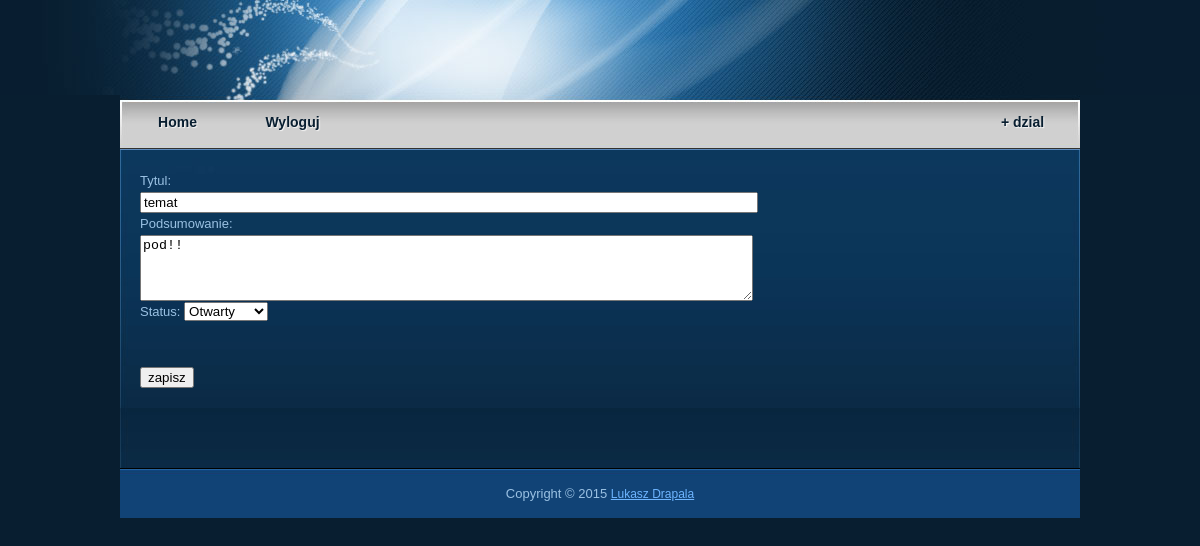
The page /section/1/topic/5/edit (signed in) on the database its author committed.
### tables this page shows
CREATE TABLE IF NOT EXISTS `topics` (
  `id` int(11) NOT NULL AUTO_INCREMENT,
  `section_id` int(11) NOT NULL,
  `last_post_id` int(11) DEFAULT NULL,
  `user_id` int(11) NOT NULL,
  `name` varchar(255) NOT NULL,
  `description` tinytext,
  `amount_posts` smallint(6) DEFAULT NULL,
  `is_closed` tinyint(4) NOT NULL DEFAULT '0',
  `created_on` timestamp NOT NULL DEFAULT CURRENT_TIMESTAMP,
  PRIMARY KEY (`id`),
  KEY `fk_topics_sections_idx` (`section_id`),
  KEY `fk_topics_posts1_idx` (`last_post_id`),
  KEY `fk_topics_users1_idx` (`user_id`)
);

### library/Soft/ViewModel.php (called while the page is built, shortened)
<?php
class ViewModel
{
    private $view;
    private $path;
    private $layout;
    public function __construct($view, $path = 'module')
    {
        $this->view = $view;
        $this->path = $path;
    }
    public function setLayout($file, $path = 'module')
    {
        $this->layout = $this->generatePath($file, $path);
        return $this;
    }
    public function render()
    {
        $viewPath = $this->generatePath($this->view, $this->path);
        if ($this->layout) {
            $template = $this->layout;
        } else {
            $template = $viewPath;
        }
        include $template;
        return ob_get_clean();
    }
    public function generatePath($file, $path = 'module')
    {
        $template = getcwd() . '/'. $path . '/' . $file;
        return $template;
    }
    public function includeFile($file, $path = 'module')
    {
        return include $this->generatePath($file, $path);
    }
}

### library/Soft/Application.php (called while the page is built, shortened)
<?php
class Application
{
    public static function init()
    {
        $request = new Request();
        $response = new Response();
        $routeMatcher = new RouteMatcher($request);
        $route = $routeMatcher->match();
        $actionName = $route['action'];
        $params = isset($route['params']) ? $route['params'] : [];
        $controller = new $controllerName;
        $viewModel = call_user_func_array([$controller, $actionName], $params);
        $response->setBody($viewModel->render());
    }
}

### public/index.php (called while the page is built, shortened)
<?php
Soft\Application::init();

### library/Soft/AbstractForm.php (called while the page is built, shortened)
<?php
abstract class AbstractForm
{
    private $data = [];
    public function get($key, $default = null)
    {
        if (array_key_exists($key, $this->data)) {
            return htmlspecialchars($this->data[$key]);
        }
        return $default;
    }
    public function setData(array $data)
    {
        $this->data = $data;
        return $this;
    }
}

### library/Soft/AbstractCommand.php (called while the page is built, shortened)
<?php
abstract class AbstractCommand
{
    private $dbConnection;
    public function __construct($dbConnection)
    {
        $this->dbConnection = $dbConnection;
    }
    public function fetchOne($sql)
    {
        $result = $this->query($sql);
        if ($result) {
            return $result->fetch_assoc();
        }
        return null;
    }
    private function query($sql)
    {
        $result = $this->dbConnection->query($sql);
        return $result;
    }
}

### module/Forum/Model/Entity/Command/Topic/RetrieveOneCommand.php (called while the page is built, shortened)
<?php
class RetrieveOneCommand extends AbstractCommand
{
    private $topicId;
    public function setTopicId($id)
    {
        $this->topicId = $id;
    }
    public function execute()
    {
        $sql = "SELECT t.id AS t_id, t.name AS t_name, t.description AS t_description, t.amount_posts AS t_amount_posts, t.is_closed AS t_is_closed, t.created_on AS t_created_on, ";
        $sql .= "s.id AS s_id, s.name AS s_name, s.description AS s_description, s.is_closed as s_is_closed, s.created_on AS s_created_on, ";
         $sql .= "u.id AS u_id, u.username AS s_username, u.email as u_email, u.created_on AS u_created_on ";
        $sql .= "FROM topics t ";
        $sql .= "INNER JOIN sections s on s.id = t.section_id ";
        $sql .= "INNER JOIN users u on u.id = t.user_id ";
        $sql .= "WHERE t.id = " . $this->escapeString($this->topicId) . " ";
        $row = $this->fetchOne($sql);
        $topicManager = TopicManagerFactory::create();
        $sectionManager = SectionManagerFactory::create();
        $userManager = UserManagerFactory::create();
        $user = $userManager->create($row);
        $section = $sectionManager->create($row);
        $topic = $topicManager->create($row);
        $topic->setSection($section);
        $topic->setUser($user);
        return $topic;
    }
}

### module/Forum/Controller/TopicController.php (called while the page is built, shortened)
<?php
class TopicController extends AbstractController
{
    public function editAction($sectionId, $topicId)
    {
        $topic = $this->retrieveTopic($sectionId, $topicId);
        $data = [
            "t_name" => $topic->getName(),
            "t_description" => $topic->getDescription(),
            "t_is_closed" => ($topic->isClosed()) ? "1" : "0",
        ];
        $form = $this->createForm();
        $form->setData($data);
        return $this->createViewModel(
                'Forum/view/topic/form.phtml',
                [
                    "form" => $form,
                    "messages" => \Soft\FlashMessage::get()
                ]
            );
    }
    private function createForm()
    {
        if ($this->getGuardService()->isGranted("ROLE_CHANGE_TOPIC_STATUS")) {
            $validator = new \Forum\Model\Form\Topic\TopicAdminValidator();
            $form = new \Forum\Model\Form\Topic\TopicAdminForm($validator);
        } else {
            $validator = new \Forum\Model\Form\Topic\TopicValidator();
            $form = new \Forum\Model\Form\Topic\TopicForm($validator);
        }
        $form->setCsrfToken($this->getAuthUserToken());
        return $form;
    }
    private function retrieveTopic($sectionId, $topicId)
    {
        $command = CommandFactory::create("Topic\RetrieveOne");
        $command->setSectionId($sectionId);
        $command->setTopicId($topicId);
        $topic = $command->execute();
        return $topic;
    }
}

### module/Forum/Model/Form/Topic/TopicAdminForm.php (called while the page is built, shortened)
<?php
class TopicAdminForm extends TopicForm
{
    public function isAdminForm()
    {
        return true;
    }
}

### module/Forum/view/topic/form.phtml (the view, shortened to what this page needs)
<form method="POST">
    <div>
        <label>Tytul:</label><br/>
        <input type="text" name="t_name" value="<?php echo $this->form->get("t_name") ?>" maxlength="255" style="width:610px" />
    </div>
    <div>
        <label>Podsumowanie:</label><br/>
        <textarea name="t_description" rows="4" cols="74" ><?php echo $this->form->get("t_description") ?></textarea>
    </div>
    <?php if ($this->form->isAdminForm()) { ?>
        <div>
            <label>Status:</label>
            <select name="t_is_closed">
                <option value="0" <?php echo ($this->form->get("t_is_closed") === "0")? 'selected="selected"' : ""; ?>>Otwarty</option>
            </select>
        </div>
    <?php } ?>
    <br /><br />
    <input type="submit" value="zapisz" />
</form>

### public/web/layout/style.css (style rules this page uses)
body { margin: 0; padding: 0; color: #9ac1e3; font-family: Tahoma, Geneva, sans-serif; font-size: 13px; line-height: 1.7em; background-color: #081e30; background-image: url(images/forum_body.jpg); background-repeat: no-repeat; background-position: top center }

### rows shown on the page
topics: t_name "temat", t_description "pod!!", t_is_closed "Otwarty"
